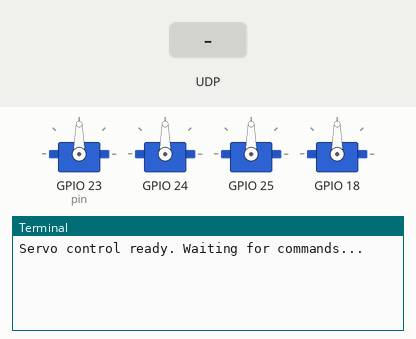
This program was run on a simulated Raspberry Pi (BCM pin numbers). On the bench: 4 × servo, the last lines printed to the terminal. The test bench sets the inputs (shaded band). Servo angles are drawn from the pulse width (0.5 ms = 0°, 2.5 ms = 180°).

Above: at 1.2 s.
1.3 s: UDP packet "1" arrives
At 1.8 s:
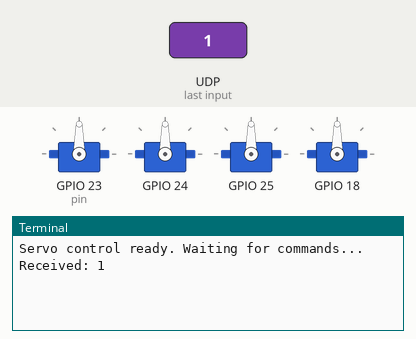
2.8 s: UDP packet "on" arrives
At 4.0 s:
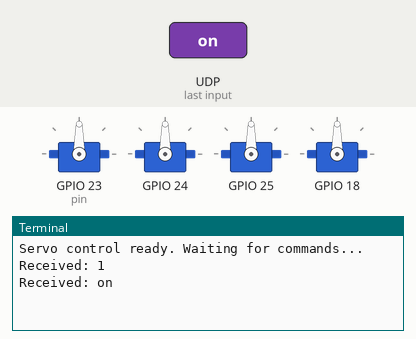
4.3 s: UDP packet "off" arrives
At 5.2 s:
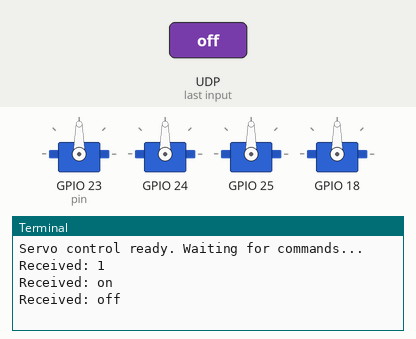

The program:

servo_server.py
```python
from gpiozero import Servo
from gpiozero.pins.pigpio import PiGPIOFactory
import socket
from time import sleep

# Use PiGPIO for hardware PWM (smoother servo control)
factory = PiGPIOFactory()

# Servo configurations with angle limits
servo_configs = {
    'Base':  {'pin': 23, 'range': (-90, 90)},
    'Pitch': {'pin': 24, 'range': (-45, 45)},
    'Tilt':  {'pin': 25, 'range': (-45, 45)},
    'Mouth': {'pin': 18, 'range': (0, 90)}
}

# Create Servo objects
servos = {}
for name, config in servo_configs.items():
    servos[name] = Servo(config['pin'], min_pulse_width=0.5/1000, max_pulse_width=2.5/1000, pin_factory=factory)

# Set up UDP socket
udp_socket = socket.socket(socket.AF_INET, socket.SOCK_DGRAM)
udp_socket.bind(('0.0.0.0', 8888))

def set_servo_angle(servo_name, angle):
    config = servo_configs[servo_name]
    min_angle, max_angle = config['range']

    # Clamp the angle to the defined limits
    clamped_angle = max(min_angle, min(angle, max_angle))

    # Convert the clamped angle to gpiozero's -1 to 1 range
    if servo_name == 'Mouth':
        # Mouth uses 0 to 90 range
        value = (clamped_angle / 90) * 2 - 1
    else:
        # Other servos use -45 to 45 (or -90 to 90) range
        value = clamped_angle / max_angle

    servos[servo_name].value = value

    if clamped_angle != angle:
        print(f"Warning: {servo_name} angle clamped from {angle} to {clamped_angle}")

try:
    print("Servo control ready. Waiting for commands...")
    while True:
        data, addr = udp_socket.recvfrom(1024)
        command = data.decode('utf-8')
        print(f"Received: {command}")

        # Parse command
        parts = command.split()
        for part in parts:
            if part.startswith('B'):
                set_servo_angle('Base', int(part[1:]))
            elif part.startswith('P'):
                set_servo_angle('Pitch', int(part[1:]))
            elif part.startswith('T'):
                set_servo_angle('Tilt', int(part[1:]))
            elif part.startswith('M'):
                set_servo_angle('Mouth', int(part[1:]))

        # Small delay to allow servos to move
        sleep(0.01)

except KeyboardInterrupt:
    print("Stopping...")
finally:
    # Clean up
    for servo in servos.values():
        servo.close()
    udp_socket.close()
```

Measured:
- after the input at 1.3 s, the terminal: prints a new line at once (image 1)
- after the input at 2.8 s, the terminal: prints a new line at once (image 2)
- after the input at 4.3 s, the terminal: prints a new line at once (image 3)
